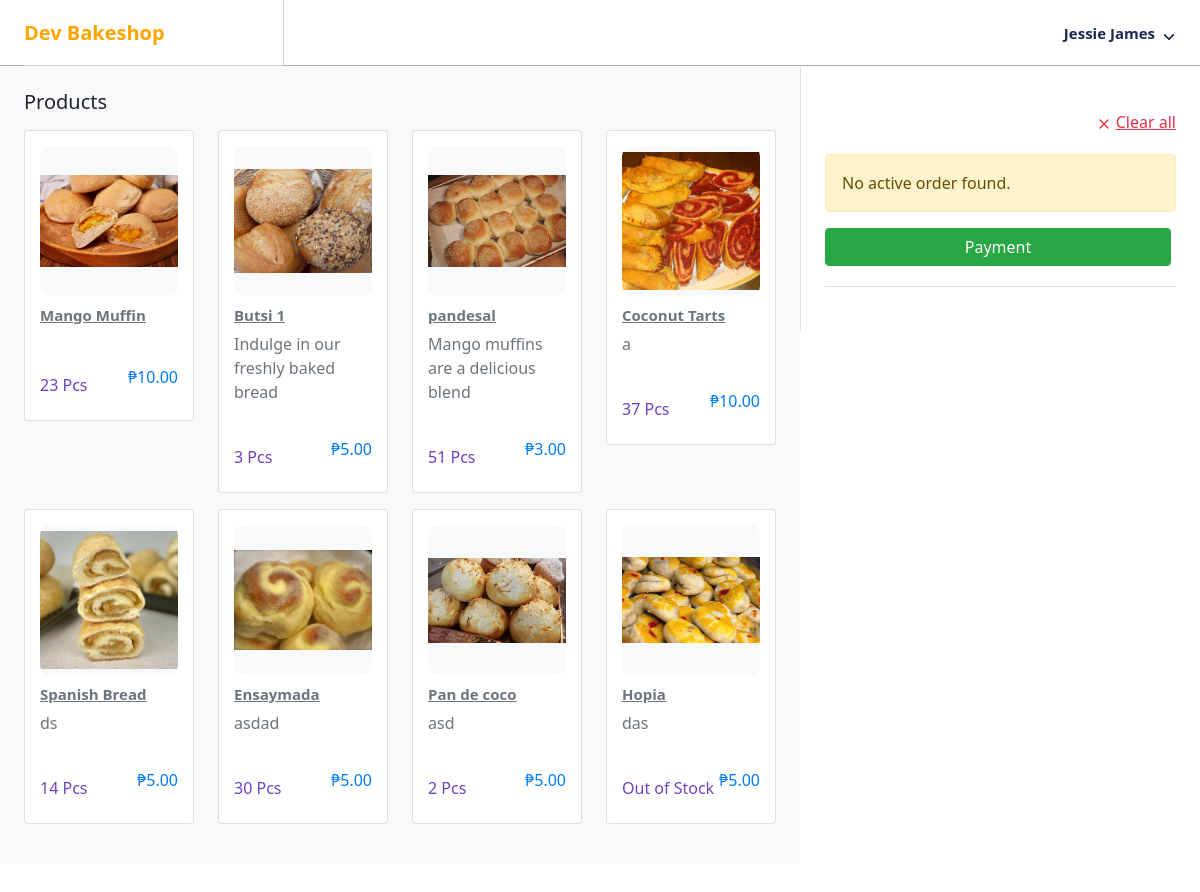
Screenshot of /pos/index.php (signed in) with the database file from the repository.
### tables this page shows
CREATE TABLE `products` (
  `id` int(11) NOT NULL,
  `product_name` varchar(50) NOT NULL,
  `price` decimal(10,2) NOT NULL,
  `image` longblob NOT NULL,
  `description` varchar(1000) NOT NULL,
  `quantity` int(11) NOT NULL
);

### Classes/Connect.php (called while the page is built, shortened)
<?php
        class Database {
            private $server_name = "localhost";
            private $db_username = "root";
            private $db_password = "";
            private $db_name = "db_pos";
            public function __construct() {
                $this->conn = new mysqli($this->server_name, $this->db_username, $this->db_password, $this->db_name);
        }
    }
    ?>

### Classes/Product.php (called while the page is built, shortened)
<?php
require_once "Connect.php";
class Product extends Database {
    public function displayProducts() {
        $sql = "SELECT * FROM products";
        $result = $this->conn->query($sql);
        if ($result) {
            $items = [];
            while ($item = $result->fetch_assoc()) {
                $items[] = $item;
            }
            return $items;
        } else {
            die("Error in retrieving: " . $this->conn->error);
        }
    }
}

### pos/index.php (the view, shortened to what this page needs)
<?php
include "../Classes/Product.php";
$product = new Product;
$product_list = $product->displayProducts();
?>
<!DOCTYPE html>
<html lang="en">
<head>
    <link href="https://cdn.jsdelivr.net/npm/bootstrap@5.1.3/dist/css/bootstrap.min.css" rel="stylesheet">
    <link rel="stylesheet" href="https://cdnjs.cloudflare.com/ajax/libs/font-awesome/6.1.1/css/all.min.css" />
    <link rel="stylesheet" href="../css/style.css">
<body>
    <div class="header" bis_skin_checked="1">
        <div class="header-left active" bis_skin_checked="1">
            <span style="color: orange;" class="fw-bold fs-5">Dev Bakeshop</span>
        </div>
        <ul class="nav user-menu">
            <li class="nav-item dropdown has-arrow main-drop">
                <a href="javascript:void(0);" class="dropdown-toggle nav-link userset" data-bs-toggle="dropdown">
                    <span class="user-info">
                        <span class="user-detail">
                            <span class="user-name">
                                <?php if (isset($_SESSION['user_name'])): ?>
                                    <?php echo $_SESSION['user_name']; ?>
                                <?php endif; ?>
                            </span>
                        </span>
                    </span>
                </a>
            </li>
        </ul>
    </div>
    <div class="page-wrapper pos-pg-wrapper ms-0" bis_skin_checked="1" style="min-height: 920px;">
        <div class="content pos-design p-0" bis_skin_checked="1">
            <div class="row align-items-start pos-wrapper" bis_skin_checked="1">
                <div class="col-md-12 col-lg-8" bis_skin_checked="1">
                    <div class="pos-categories tabs_wrapper" bis_skin_checked="1">
                        <div class="pos-products" bis_skin_checked="1">
                            <div class="d-flex align-items-center justify-content-between" bis_skin_checked="1">
                                <h5 class="mb-3">Products</h5>
                            </div>
                            <div class="tabs_container" bis_skin_checked="1">
                                <div class="tab_content active" data-tab="all" bis_skin_checked="1">
                                    <div class="row" bis_skin_checked="1">
                                        <?php foreach ($product_list as $product): ?>
                                            <div class="col-sm-2 col-md-6 col-lg-3 col-xl-3 mb-3" bis_skin_checked="1">
                                                <div class="product-info default-cover card" bis_skin_checked="1">
                                                    <?php if ($product['quantity'] > 0): ?>
                                                        <a href="../Actions/add-to-cart.php?id=<?= $product['id'] ?>"
                                                            class="img-bg">
                                                        <?php else: ?>
                                                            <a href="javascript:void(0);" class="img-bg">
                                                            <?php endif; ?>
                                                            <img src="<?= $product['image'] ?>" alt="Products" />
                                                        </a>
                                                        <h6 class="product-name"><a
                                                                href="../Actions/add-to-cart.php?id=<?= $product['id'] ?>"><?= $product['product_name'] ?></a>
                                                        </h6>
                                                        <p class="product-description"><?= $product['description'] ?></p>
                                                        <div class="d-flex align-items-center justify-content-between price"
                                                            bis_skin_checked="1">
                                                            <span><?= ($product['quantity'] > 0) ? $product['quantity'] . ' Pcs' : 'Out of Stock' ?></span>
                                                            <p>₱<?= $product['price'] ?></p>
                                                        </div>
                                                </div>
                                            </div>
                                        <?php endforeach; ?>
                                    </div>
                                </div>
                            </div>
                        </div>
                    </div>
                </div>
                <div class="col-md-12 col-lg-4 ps-0" bis_skin_checked="1">
                    <aside class="product-order-list">
                        <div class="product-added block-section" bis_skin_checked="1">
                            <div class="head-text d-flex align-items-center justify-content-between"
                                bis_skin_checked="1">
                                <a href="../Actions/clear-order-details.php"
                                    class="d-flex align-items-center text-danger">
                                    <span class="me-1">
                                        <svg xmlns="http://www.w3.org/2000/svg" width="24" height="24"
                                            viewBox="0 0 24 24" fill="none" stroke="currentColor" stroke-width="2"
                                            stroke-linecap="round" stroke-linejoin="round"
                                            class="feather feather-x feather-16">
                                            <line x1="18" y1="6" x2="6" y2="18"></line>
                                            <line x1="6" y1="6" x2="18" y2="18"></line>
                                        </svg>
                                    </span>
                                    Clear all
                                </a>
                            </div>
                            <?php include "../Actions/get-order.php"; ?>
                            <div class="btn-row d-sm-flex align-items-center justify-content-between"
                                bis_skin_checked="1">
                                <a href="javascript:void(0);" class="btn btn-success btn-icon flex-fill"
                                    data-bs-toggle="modal" data-bs-target="#paymentModal">
                                    Payment
                                </a>
                            </div>
                    </aside>
                </div>
            </div>
        </div>
    </div>
</body>
</html>

### Actions/get-order.php (shortened to what this page needs)
<?php
if (!isset($_SESSION['order_id'])) {
    echo "<div class='alert alert-warning'>No active order found.</div>";
    return;
}
    ?>

### css/style.css (style rules this page uses)
img { max-width: 100%; height: auto; vertical-align: inherit; }
img, svg { vertical-align: middle; }
.page-wrapper { -webkit-transition: all 0.5s ease; -ms-transition: all 0.5s ease; transition: all 0.5s ease; margin: 0 0 0 260px; padding: 66px 0 0; position: relative; left: 0; -webkit-transition: all 0.2s ease; -ms-transition: all 0.2s ease; transition: all 0.2s ease; }
aside { height: 100%; padding: 24px; background-color: #fff; border-left: 1px solid #e0e0e0; }
aside.product-order-list .block-section { margin: 20px 0; padding: 0 0 20px 0; border-bottom: 1px solid #e0e0e0; }
aside.product-order-list .product-added .head-text { margin-bottom: 20px; }
aside.product-order-list .btn-row { padding: 0; }
aside.product-order-list .btn-row .btn { margin-right: 5px; border-radius: 4px; font-size: 1rem; }
aside.product-order-list .btn-row .btn.btn-success { background-color: #28a745; border-color: #28a745; }
.pos-design .pos-wrapper { --bs-gutter-x: 0; }
.tabs_wrapper .tabs_container { padding-top: 0; display: inline-block; width: 100%; }
.tabs_wrapper .tabs_container .tab_content { display: none; width: 100%; }
.tabs_wrapper .tabs_container .tab_content.active { display: inline-block; }
.pos-products .product-info { padding: 15px; color: #6c757d; transition: all 0.5s ease; }
.pos-products .product-info .img-bg { height: 117px; background-color: #f8f9fa; border-radius: 10px; display: flex; align-items: center; justify-content: center; margin-bottom: 10px; position: relative; }
.pos-products .product-info .img-bg img { transition: all 0.5s ease; }
.pos-products .product-info h6 { font-size: 15px; font-weight: 700; }
.pos-products .product-info h6.product-name a { color: #6c757d; }
.pos-products .product-info .price { margin-top: 17px; }
.pos-products .product-info .price span { color: #6f42c1; }
.pos-products .product-info .price p { color: #007bff; }
.pos-categories { background-color: #f8f9fa; padding: 24px; border-collapse: collapse; }
.pos-products .product-info .img-bg img { transition: all 0.5s ease; object-fit: cover; width: 100px; }
.header { background: #ffffff; border-bottom: 1px solid #b3b3b3; height: 66px; z-index: 999; position: fixed; top: 0; left: 0; right: 0; transition: all 0.5s ease; }
.header .header-left { display: flex; align-items: center; justify-content: space-between; float: left; height: 66px; position: relative; text-align: center; width: 260px; z-index: 1; margin: 0 24px; transition: all 0.5s ease; border-right: 1px solid #d1d1d1; border-bottom: 1px solid #d1d1d1; }
.header .userset { display: flex; align-items: center; }
.header .has-arrow .dropdown-toggle::after { display: none !important; }
.header .user-info { display: flex; align-items: center; justify-content: center; position: relative; padding: 0 30px 0 0; }
.header .user-info::after { content: ""; width: 8px; height: 8px; border-top: 0; border-left: 0; border-right: 2px solid #1B2950; border-bottom: 2px solid #1B2950; border-radius: 1px; transform: rotate(45deg); transition: all 0.5s; top: 8px; position: absolute; right: 12px; }
.header .user-info .user-name { font-size: 15px; font-weight: 600; color: #1B2950; display: flex; align-items: center; }
.header .user-menu { display: flex; align-items: center; justify-content: center; margin: 0; position: relative; padding-right: 15px; height: 100%; transition: all 0.5s ease; }
.header .user-menu > li { margin-left: 18px; }
.header .user-menu .dropdown-toggle::after { border: 0; display: none; }
.header .user-menu.nav > li > a { padding: 0; display: flex; line-height: normal; color: #6c757d; }
.feather-16 { width: 16px; height: 16px; }
.pos-products .product-info .img-bg { height: 150px; background-color: #f8f9fa; border-radius: 10px; display: flex; align-items: center; justify-content: center; margin-bottom: 10px; position: relative; overflow: hidden; }
.pos-products .product-info .img-bg img { transition: all 0.5s ease; object-fit: cover; width: 100%; }

### rows the page displays
products: image (picture), product_name "Mango Muffin", quantity "23", price "10.00"
products: image (picture), product_name "Butsi 1", description "Indulge in our freshly baked bread", quantity "3", price "5.00"
products: image (picture), product_name "pandesal", description "Mango muffins are a delicious blend", quantity "51", price "3.00"
products: image (picture), product_name "Coconut Tarts", description "a", quantity "37", price "10.00"
products: image (picture), product_name "Spanish Bread", description "ds", quantity "14", price "5.00"
products: image (picture), product_name "Ensaymada", description "asdad", quantity "30", price "5.00"
products: image (picture), product_name "Pan de coco", description "asd", quantity "2", price "5.00"
products: image (picture), product_name "Hopia", description "das", quantity "Out of Stock", price "5.00"

### other values shown
$_SESSION['user_name'] "Jessie James"
